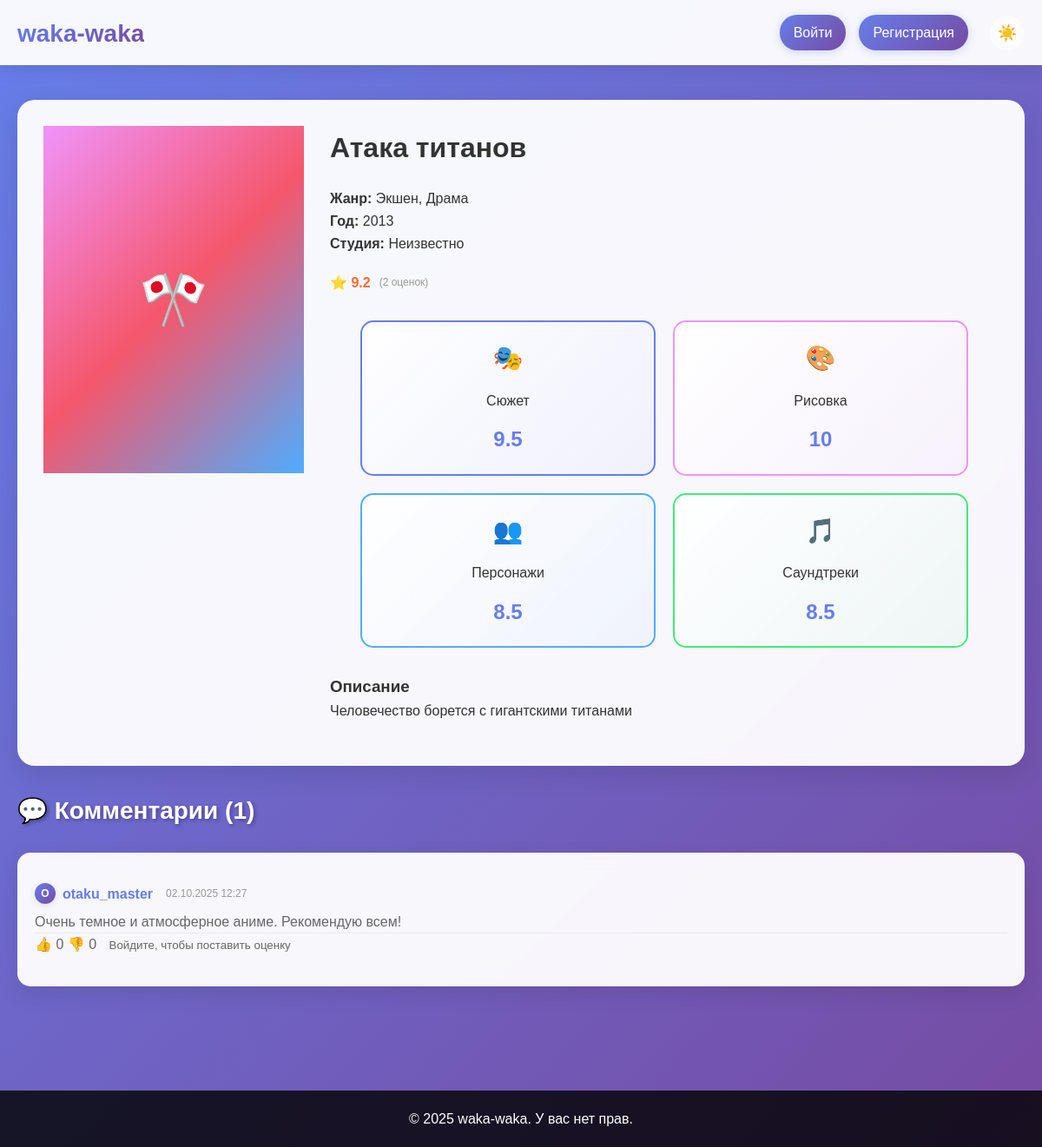
/anime.php?id=2, run on the app's committed database.
### tables this page shows
CREATE TABLE anime (
    id INT PRIMARY KEY AUTO_INCREMENT,
    title VARCHAR(255) NOT NULL,
    description TEXT,
    genre VARCHAR(100),
    year INT,
    studio VARCHAR(255) DEFAULT NULL,
    image_url VARCHAR(255),
    trailer_url VARCHAR(255) DEFAULT NULL,
    created_by INT,
    created_at TIMESTAMP DEFAULT CURRENT_TIMESTAMP,
    FOREIGN KEY (created_by) REFERENCES users(id) ON DELETE SET NULL
);

CREATE TABLE comments (
    id INT PRIMARY KEY AUTO_INCREMENT,
    user_id INT NOT NULL,
    anime_id INT NOT NULL,
    comment TEXT NOT NULL,
    created_at TIMESTAMP DEFAULT CURRENT_TIMESTAMP,
    FOREIGN KEY (user_id) REFERENCES users(id) ON DELETE CASCADE,
    FOREIGN KEY (anime_id) REFERENCES anime(id) ON DELETE CASCADE
);

CREATE TABLE users (
    id INT PRIMARY KEY AUTO_INCREMENT,
    username VARCHAR(50) NOT NULL UNIQUE,
    email VARCHAR(100) NOT NULL UNIQUE,
    password VARCHAR(255) NOT NULL,
    role ENUM('user', 'admin') DEFAULT 'user',
    avatar VARCHAR(255) DEFAULT NULL,
    created_at TIMESTAMP DEFAULT CURRENT_TIMESTAMP
);

### config.php (called while the page is built, shortened)
<?php
function getDB() {
    try {
        $pdo = new PDO("mysql:host=" . DB_HOST . ";dbname=" . DB_NAME . ";charset=utf8", DB_USER, DB_PASS);
        $pdo->setAttribute(PDO::ATTR_ERRMODE, PDO::ERRMODE_EXCEPTION);
        return $pdo;
    } catch(PDOException $e) {
        die("Ошибка подключения к базе данных: " . $e->getMessage());
    }
}
function isLoggedIn() {
    return isset($_SESSION['user_id']);
}
function getCurrentUser() {
    if (!isLoggedIn()) {
        return null;
    }
    $pdo = getDB();
    $stmt = $pdo->prepare("SELECT * FROM users WHERE id = ?");
    $stmt->execute([$_SESSION['user_id']]);
    return $stmt->fetch(PDO::FETCH_ASSOC);
}
function h($text) {
    return htmlspecialchars($text, ENT_QUOTES, 'UTF-8');
}
function formatDate($date) {
    return date('d.m.Y H:i', strtotime($date));
}
?>

### anime.php (the view, shortened to what this page needs)
<?php
require_once 'config.php';
$anime_id = (int)($_GET['id'] ?? 0);
$pdo = getDB();
$currentUser = getCurrentUser();
$animeQuery = "
    SELECT a.*, u.username as creator_name,
           AVG(r.overall_rating) as avg_rating,
           COUNT(r.overall_rating) as rating_count,
           AVG(r.story_rating) as avg_story,
           AVG(r.art_rating) as avg_art,
           AVG(r.characters_rating) as avg_characters,
           AVG(r.sound_rating) as avg_sound
    FROM anime a
    LEFT JOIN users u ON a.created_by = u.id
    LEFT JOIN ratings r ON a.id = r.anime_id
    WHERE a.id = ?
    GROUP BY a.id
";
$stmt = $pdo->prepare($animeQuery);
$stmt->execute([$anime_id]);
$anime = $stmt->fetch(PDO::FETCH_ASSOC);
$commentsQuery = "
    SELECT c.*, u.username, u.avatar, u.id as user_id,
           COALESCE(likes.likes_count, 0) as likes_count,
           COALESCE(dislikes.dislikes_count, 0) as dislikes_count,
           user_likes.like_type as user_like_type
    FROM comments c
    JOIN users u ON c.user_id = u.id
    LEFT JOIN (
        SELECT comment_id, COUNT(*) as likes_count
        FROM comment_likes
        WHERE like_type = 'like'
        GROUP BY comment_id
    ) likes ON c.id = likes.comment_id
    LEFT JOIN (
        SELECT comment_id, COUNT(*) as dislikes_count
        FROM comment_likes
        WHERE like_type = 'dislike'
        GROUP BY comment_id
    ) dislikes ON c.id = dislikes.comment_id
    LEFT JOIN comment_likes user_likes ON c.id = user_likes.comment_id AND user_likes.user_id = ?
    WHERE c.anime_id = ?
    ORDER BY c.created_at DESC
";
$stmt = $pdo->prepare($commentsQuery);
$stmt->execute([$currentUser ? $currentUser['id'] : 0, $anime_id]);
$comments = $stmt->fetchAll(PDO::FETCH_ASSOC);
?>
<!DOCTYPE html>
<html lang="ru">
<head>
    <link rel="stylesheet" href="style.css">
</head>
<body>
    <header class="header">
        <div class="container">
            <h1 class="logo"><a href="index.php"><?php echo SITE_NAME; ?></a></h1>
            <nav class="nav">
                <?php if ($currentUser): ?>
                    <?php if (isAdmin()): ?>
                        <a href="add_anime.php">Добавить аниме</a>
                    <?php endif; ?>
                    <a href="logout.php">Выйти</a>
                    <div class="user-info avatar-dropdown">
                        <div class="avatar-trigger" onclick="toggleAvatarDropdown()">
                            <span class="user-name"><?php echo h($currentUser['username']); ?></span>
                            <?php if ($currentUser['avatar'] && file_exists($currentUser['avatar'])): ?>
                                <img src="<?php echo h($currentUser['avatar']); ?>" alt="Аватарка <?php echo h($currentUser['username']); ?>" class="user-avatar">
                            <?php else: ?>
                                <div class="user-avatar" title="<?php echo h($currentUser['username']); ?>">
                                    <?php echo strtoupper(substr($currentUser['username'], 0, 1)); ?>
                                </div>
                            <?php endif; ?>
                        </div>
                        <div class="avatar-dropdown-menu" id="avatarDropdown">
                            <div class="dropdown-item">
                                <button type="button" class="dropdown-button" onclick="window.location.href='profile.php'">
                                    👤 Личный кабинет
                                </button>
                            </div>
                            <div class="dropdown-item">
                                <form action="upload_avatar.php" method="post" enctype="multipart/form-data" id="avatarForm">
                                    <input type="file" name="avatar" id="avatarInput" accept="image/*" style="display: none;" onchange="handleAvatarUpload(this)">
                                    <label for="avatarInput" class="dropdown-button">
                                        📁 Изменить аватарку
                                    </label>
                                </form>
                            </div>
                            <?php if ($currentUser['avatar']): ?>
                            <div class="dropdown-item">
                                <form action="upload_avatar.php" method="post">
                                    <button type="submit" name="delete_avatar" class="dropdown-button delete" onclick="return confirm('Удалить аватарку?')">
                                        🗑️ Удалить аватарку
                                    </button>
                                </form>
                            </div>
                            <?php endif; ?>
                        </div>
                    </div>
                <?php else: ?>
                    <a href="login.php">Войти</a>
                    <a href="register.php">Регистрация</a>
                <?php endif; ?>
                <button class="theme-toggle" id="themeToggle" title="Переключить тему">
                    <span class="theme-icon sun">☀️</span>
                </button>
            </nav>
        </div>
    </header>
    <main class="main">
        <div class="container">
            <div class="profile-container">
                <div style="display: grid; grid-template-columns: 300px 1fr; gap: 30px; align-items: start;">
                    <div>
                        <?php if ($anime['image_url']): ?>
                            <img src="<?php echo h($anime['image_url']); ?>" alt="<?php echo h($anime['title']); ?>" style="width: 100%; border-radius: 15px;">
                        <?php else: ?>
                            <div class="anime-image-placeholder" style="height: 400px; font-size: 64px;">🎌</div>
                        <?php endif; ?>
                    </div>
                    <div>
                        <div class="anime-title-section" style="display: flex; align-items: center; gap: 15px; margin-bottom: 20px;">
                            <h1 style="margin: 0; flex-grow: 1;"><?php echo h($anime['title']); ?></h1>
                        </div>
                        <p><strong>Жанр:</strong> <?php echo h($anime['genre']); ?></p>
                        <p><strong>Год:</strong> <?php echo h($anime['year']); ?></p>
                        <p><strong>Студия:</strong> <?php echo h($anime['studio'] ?: 'Неизвестно'); ?></p>
                        <div style="margin: 20px 0;">
                            <div class="anime-rating">
                                <span class="rating-stars">⭐ <?php echo $anime['avg_rating'] ? round($anime['avg_rating'], 1) : 'Нет оценок'; ?></span>
                                <span class="rating-count">(<?php echo $anime['rating_count']; ?> оценок)</span>
                            </div>
                        </div>
                        <?php if ($anime['avg_rating']): ?>
                        <div class="avg-ratings">
                            <div class="avg-rating-item">
                                <div class="criterion-icon">🎭</div>
                                <div>Сюжет</div>
                                <div class="avg-rating-value"><?php echo round($anime['avg_story'], 1); ?></div>
                            </div>
                            <div class="avg-rating-item">
                                <div class="criterion-icon">🎨</div>
                                <div>Рисовка</div>
                                <div class="avg-rating-value"><?php echo round($anime['avg_art'], 1); ?></div>
                            </div>
                            <div class="avg-rating-item">
                                <div class="criterion-icon">👥</div>
                                <div>Персонажи</div>
                                <div class="avg-rating-value"><?php echo round($anime['avg_characters'], 1); ?></div>
                            </div>
                            <div class="avg-rating-item">
                                <div class="criterion-icon">🎵</div>
                                <div>Саундтреки</div>
                                <div class="avg-rating-value"><?php echo round($anime['avg_sound'], 1); ?></div>
                            </div>
                        </div>
                        <?php endif; ?>
                        <div style="margin: 20px 0;">
                            <h3>Описание</h3>
                            <p><?php echo nl2br(h($anime['description'])); ?></p>
                        </div>
                    </div>
                </div>
            </div>
            <section class="comments-section">
                <h2>💬 Комментарии (<?php echo count($comments); ?>)</h2>
                <?php if ($comments): ?>
                    <div class="comments-list">
                        <?php foreach ($comments as $comment): ?>
                            <div class="comment-item">
                                <div class="comment-header">
                                    <span class="comment-user">
                                        <a href="profile.php?user_id=<?php echo $comment['user_id']; ?>" class="user-profile-link">
                                            <?php if ($comment['avatar'] && file_exists($comment['avatar'])): ?>
                                                <img src="<?php echo h($comment['avatar']); ?>" alt="Аватарка <?php echo h($comment['username']); ?>" class="comment-avatar" style="width: 24px; height: 24px; border-radius: 50%; vertical-align: middle; margin-right: 8px;">
                                            <?php else: ?>
                                                <div class="comment-avatar" style="display: inline-block; width: 24px; height: 24px; border-radius: 50%; background: linear-gradient(135deg, #667eea, #764ba2); color: white; text-align: center; line-height: 24px; font-size: 12px; font-weight: bold; margin-right: 8px; vertical-align: middle;">
                                                    <?php echo strtoupper(substr($comment['username'], 0, 1)); ?>
                                                </div>
                                            <?php endif; ?>
                                            <?php echo h($comment['username']); ?>
                                        </a>
                                    </span>
                                    <span class="comment-date"><?php echo formatDate($comment['created_at']); ?></span>
                                </div>
                                <div class="comment-text">
                                    <?php echo nl2br(h($comment['comment'])); ?>
                                </div>
                                <?php if ($currentUser): ?>
                                    <div class="comment-likes" data-comment-id="<?php echo $comment['id']; ?>">
                                        <button type="button" class="like-btn <?php echo ($comment['user_like_type'] === 'like') ? 'active' : ''; ?> "
                                                data-type="like" title="Нравится">
                                            👍 <span class="likes-count"><?php echo $comment['likes_count']; ?></span>
                                        </button>
                                        <button type="button" class="dislike-btn <?php echo ($comment['user_like_type'] === 'dislike') ? 'active' : ''; ?> "
                                                data-type="dislike" title="Не нравится">
                                            👎 <span class="dislikes-count"><?php echo $comment['dislikes_count']; ?></span>
                                        </button>
                                    </div>
                                <?php else: ?>
                                    <div class="comment-likes-guest">
                                        <span class="like-display">👍 <?php echo $comment['likes_count']; ?></span>
                                        <span class="dislike-display">👎 <?php echo $comment['dislikes_count']; ?></span>
                                        <small style="color: #666; margin-left: 10px;">Войдите, чтобы поставить оценку</small>
                                    </div>
                                <?php endif; ?>
                            </div>
                        <?php endforeach; ?>
                    </div>
                <?php else: ?>
                    <div class="profile-container">
                        <p>Комментариев пока нет. Будьте первым!</p>
                    </div>
                <?php endif; ?>
            </section>
        </div>
    </main>
    <footer class="footer">
        <div class="container">
            <p>&copy; 2025 <?php echo SITE_NAME; ?>. У вас нет прав.</p>
        </div>
    </footer>
</body>
</html>

### data on the page
anime: title "Атака титанов", genre "Экшен, Драма", year "2013", studio "Неизвестно", description "Человечество борется с гигантскими титанами"
comments: user.username "O", user.username "otaku_master", created_at "02.10.2025 12:27", comment "Очень темное и атмосферное аниме. Рекомендую всем!", likes_count "0", dislikes_count "0"

### other printed values
$anime['avg_rating'] "9.2"
$anime['rating_count'] "2"
$anime['avg_story'] "9.5"
$anime['avg_art'] "10"
$anime['avg_characters'] "8.5"
$anime['avg_sound'] "8.5"
count($comments) "1"
SITE_NAME "waka-waka"
